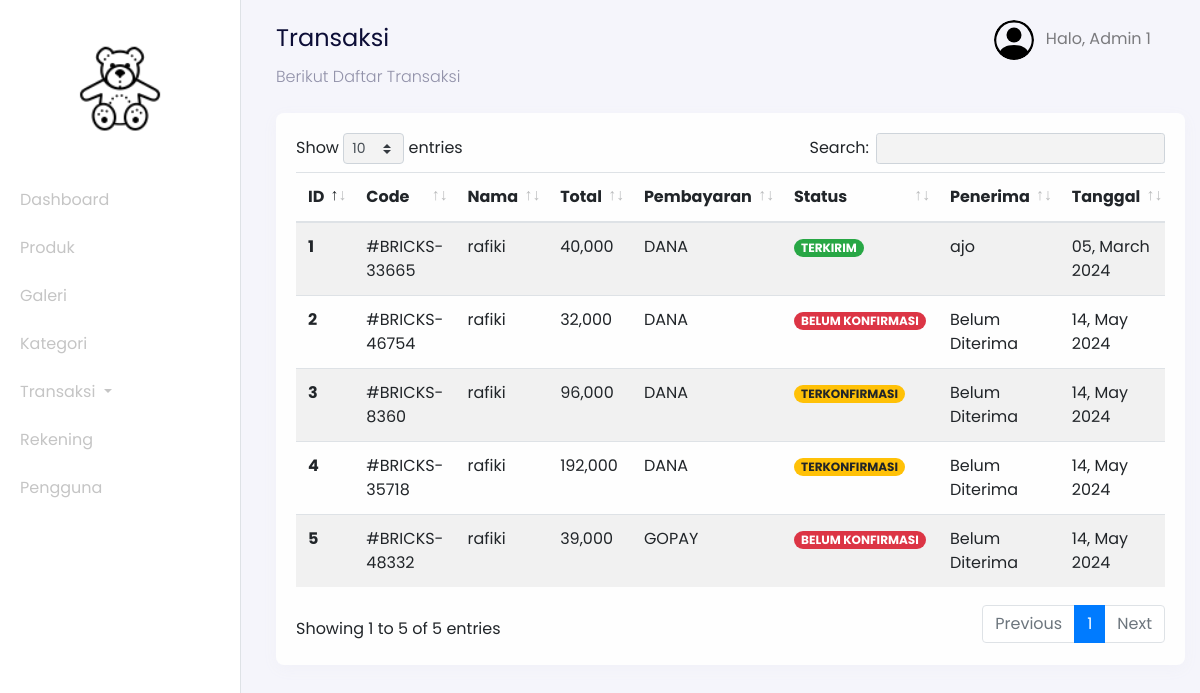
The app's page /admin?page=transactions (signed in) with its own data.
### tables this page shows
CREATE TABLE `users` (
  `id_user` int(11) NOT NULL,
  `name` varchar(255) NOT NULL,
  `email` varchar(255) NOT NULL,
  `password` varchar(255) NOT NULL,
  `address` text DEFAULT NULL,
  `phone_number` varchar(255) NOT NULL,
  `postal_code` varchar(191) NOT NULL,
  `roles` varchar(255) NOT NULL
);

CREATE TABLE `transactions` (
  `id_transaction` int(11) NOT NULL,
  `user_id` int(11) NOT NULL,
  `total_price` int(11) NOT NULL,
  `city` varchar(255) NOT NULL,
  `rekening_id` int(11) NOT NULL,
  `transaction_status` varchar(255) NOT NULL,
  `weight_total` int(11) NOT NULL,
  `delivered` int(11) NOT NULL,
  `photo_transaction` varchar(255) NOT NULL,
  `code` varchar(255) NOT NULL,
  `receiver` varchar(255) NOT NULL,
  `time_arrived` timestamp NULL DEFAULT NULL,
  `created_at` timestamp NOT NULL DEFAULT current_timestamp()
);

CREATE TABLE `rekening_numbers` (
  `id_rekening` int(11) NOT NULL,
  `bank_name` varchar(255) NOT NULL,
  `number` varchar(255) NOT NULL,
  `rekening_name` varchar(255) NOT NULL
);

### config/config.php (called while the page is built, shortened)
<?php
$host = 'localhost';
$user = 'root';
$password = '';
$dbname = 'bricks';
$conn = mysqli_connect($host, $user, $password, $dbname);
function query($query)
{
    global $conn;
    $result = mysqli_query($conn, $query);
    $rows = [];
    while ($row = mysqli_fetch_assoc($result)) {
        $rows[] = $row;
    }
    return $rows;
}

### admin/transaction/dashboard-transactions.php (the view, shortened to what this page needs)
<nav
  class="navbar navbar-expand-lg navbar-light navbar-store fixed-top"
  data-aos="fade-down"
>
  <div class="container-fluid">
    <div class="collpase navbar-collapse" id="navbarResponsive">
      <ul class="navbar-nav d-none d-lg-flex ml-auto">
        <li class="nav-item dropdown">
          <a
            href="#"
            class="nav-link"
            id="navbarDropdown"
            role="button"
            data-toggle="dropdown"
          >
          <img
              src="../assets/images/person-circle.svg"
              alt="profile"
              height="40px"
              class="rounded-circle mr-2 profile-picture"
            />
            <?php
              $id_user = $_SESSION['user'];
              $user = query("SELECT * FROM users WHERE id_user = $id_user")[0];
            ?>
            Halo, <?= $user["name"]; ?>
          </a>
        </li>
      </ul>
    </div>
  </div>
</nav>
<div class="section-content section-dashboard-home" data-aos="fade-up">
  <div class="container-fluid">
    <div class="dashboard-heading">
      <h2 class="dashboard-title">Transaksi</h2>
      <p class="dashboard-subtitle">Berikut Daftar Transaksi</p>
    </div>
    <div class="dashboard-content">
      <div class="row mt-4">
        <div class="col-12">
          <div class="card">
            <div class="card-body">
              <div class="row">
                <div class="col-12">
                  <div class="table-responsive">
                    <table class="table table-striped table-hover" id="table">
                      <thead>
                        <tr>
                          <th scope="col">ID</th>
                          <th scope="col">Code</th>
                          <th scope="col">Nama</th>
                          <th scope="col">Total</th>
                          <th scope="col">Pembayaran</th>
                          <th scope="col">Status</th>
                          <th scope="col">Penerima</th>
                          <th scope="col">Tanggal</th>
                        </tr>
                      </thead>
                      <tbody>
                        <?php
                          $no = 1;
                          $query = "SELECT * FROM transactions INNER JOIN users ON transactions.user_id = users.id_user INNER JOIN rekening_numbers ON transactions.rekening_id = rekening_numbers.id_rekening";
                          $transactions = query($query);
                        ?>
                        <?php foreach ($transactions as $transaction) : ?>
                          <tr>
                            <th scope="row"><?= $no; ?></th>
                            <td>#<?= $transaction["code"]; ?></td>
                            <td><?= $transaction["name"]; ?></td>
                            <td><?= number_format($transaction["total_price"]); ?></td>
                            <td><?= $transaction["bank_name"]; ?></td>
                            <td>
                              <?php if ($transaction["transaction_status"] == "BELUM KONFIRMASI") : ?>
                                <span class="badge badge-pill badge-danger"><?= $transaction["transaction_status"]; ?></span>
                              <?php elseif($transaction["transaction_status"] == "TERKONFIRMASI"): ?>
                              <span class="badge badge-pill badge-warning"><?= $transaction["transaction_status"]; ?></span>
                              <?php elseif($transaction["transaction_status"] == "PICKUP") : ?>
                                <span class="badge badge-pill badge-primary"><?= $transaction["transaction_status"]; ?></span>
                              <?php else: ?>
                                <span class="badge badge-pill badge-success"><?= $transaction["transaction_status"]; ?></span>
                              <?php endif; ?>
                            </td>
                            <?php if (isset($transaction["receiver"])) : ?>
                              <td><?= $transaction["receiver"] ? $transaction['receiver'] : 'Belum Diterima'; ?></td>
                            <?php endif;?>
                            <?php
                              $tanggal = $transaction["created_at"];
                            ?>
                            <td><?= date('d, F Y', strtotime($tanggal)); ?></td>
                          </tr>
                        <?php $no++ ?>
                        <?php endforeach;?>
                      </tbody>
                    </table>
                  </div>
                </div>
              </div>
            </div>
          </div>
        </div>
      </div>
    </div>
  </div>
</div>

### records on screen
users: name "Admin 1"
transactions: code "BRICKS-33665", user.name "rafiki", total_price "40,000", rekening_numbers.bank_name "DANA", transaction_status "TERKIRIM", receiver "ajo", created_at "05, March 2024"
transactions: code "BRICKS-46754", user.name "rafiki", total_price "32,000", rekening_numbers.bank_name "DANA", transaction_status "BELUM KONFIRMASI", receiver "Belum Diterima", created_at "14, May 2024"
transactions: code "BRICKS-8360", user.name "rafiki", total_price "96,000", rekening_numbers.bank_name "DANA", transaction_status "TERKONFIRMASI", receiver "Belum Diterima", created_at "14, May 2024"
transactions: code "BRICKS-35718", user.name "rafiki", total_price "192,000", rekening_numbers.bank_name "DANA", transaction_status "TERKONFIRMASI", receiver "Belum Diterima", created_at "14, May 2024"
transactions: code "BRICKS-48332", user.name "rafiki", total_price "39,000", rekening_numbers.bank_name "GOPAY", transaction_status "BELUM KONFIRMASI", receiver "Belum Diterima", created_at "14, May 2024"
